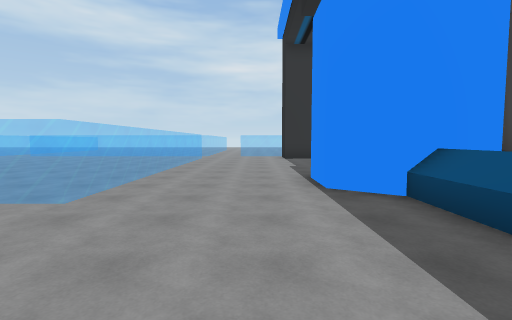
[1] (above)

24 first-person views from a walk through a Unity game level. The camera is 1.5 m above the floor, tilts 4° down and sees 85° across. The floor is counted in squares, 2 m on a side. Each view is taken from the middle of a square. On the plan, view 1 faces up. The plan holds only what a view shows up to about 10 squares ahead; the rest is blank. The place goes on beyond the plan.

[2]
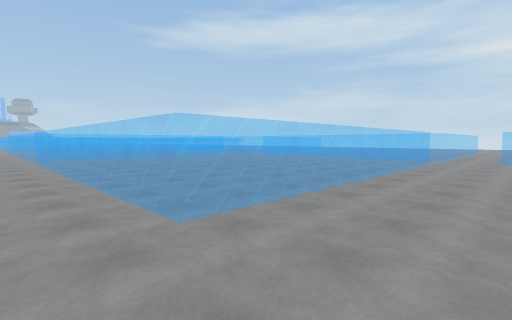

[3]
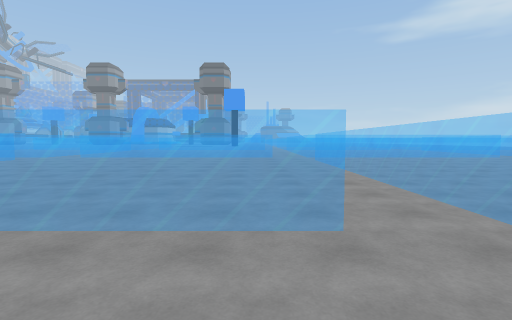

[4]
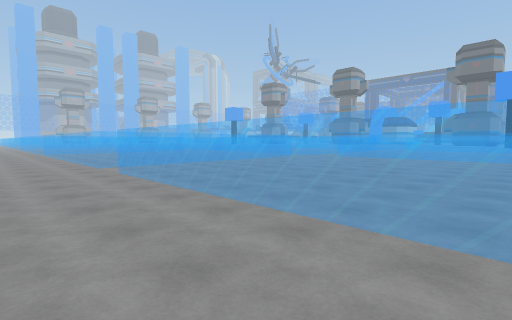

[5]
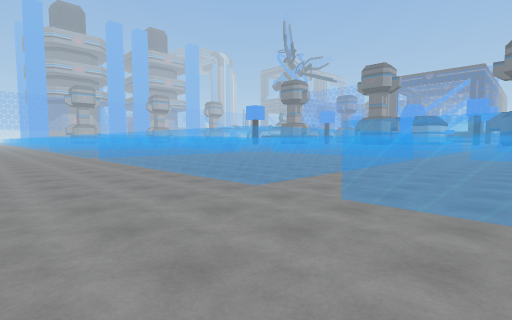

[6]
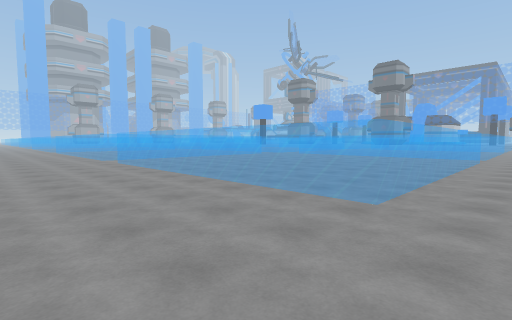

[7]
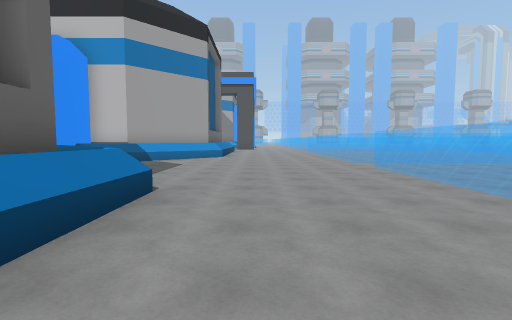

[8]
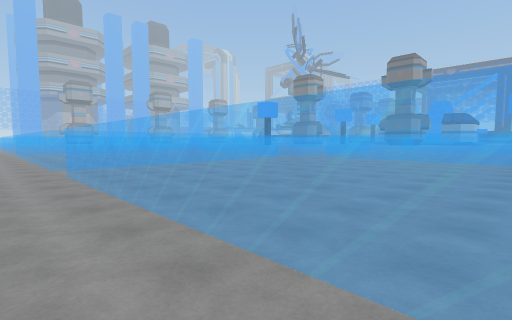

[9]
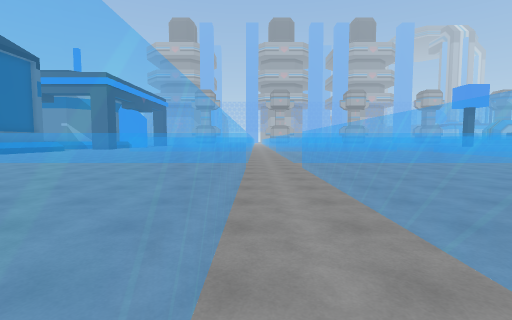

[10]
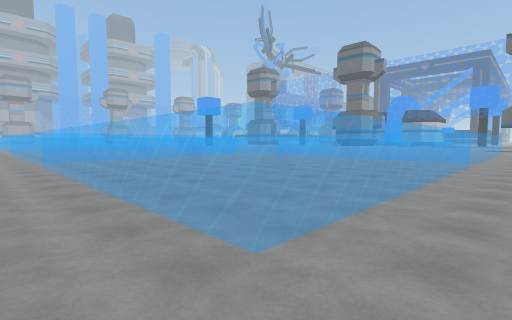

[11]
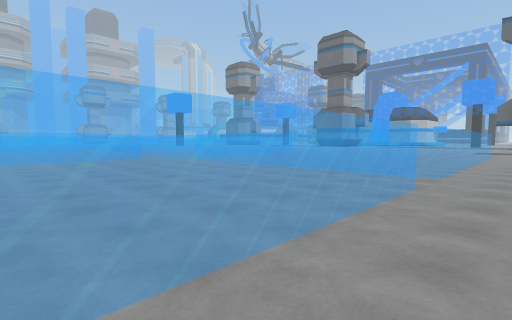

[12]
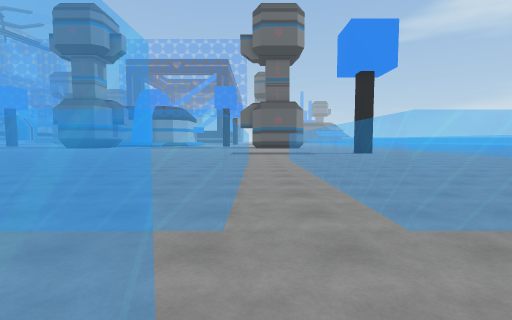

[13]
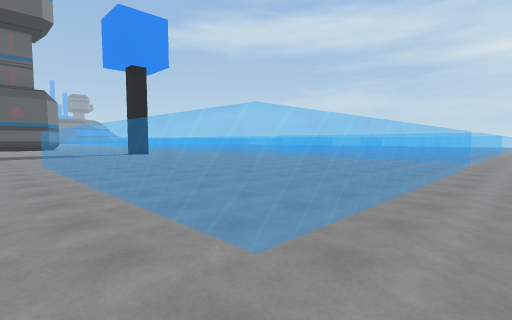

[14]
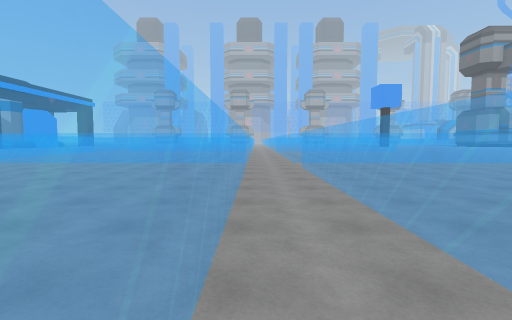

[15]
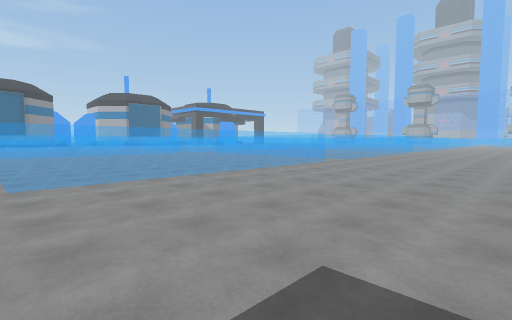

[16]
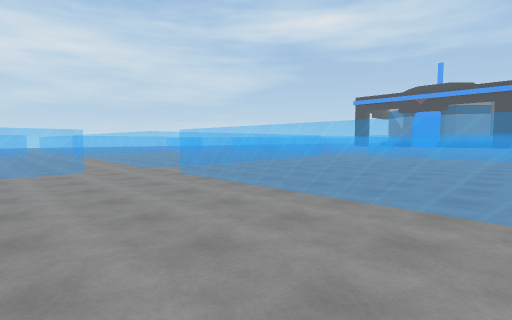

[17]
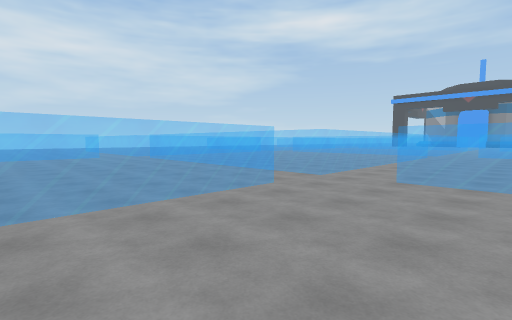

[18]
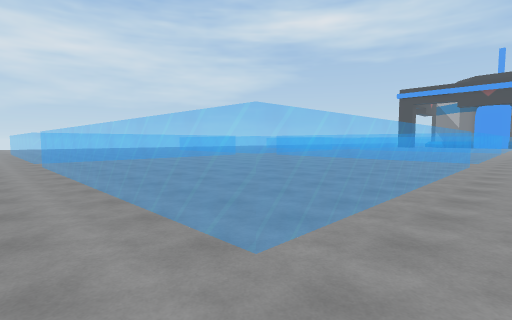

[19]
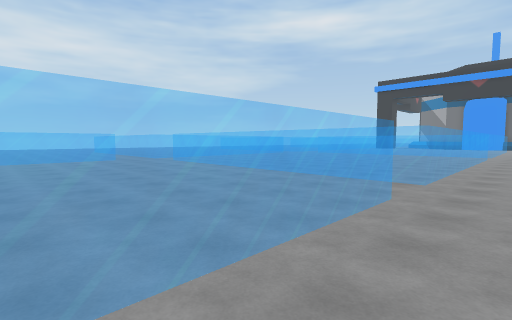

[20]
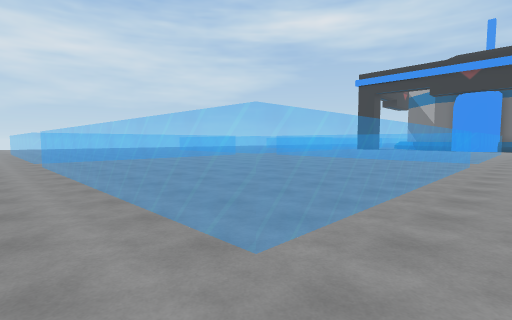

[21]
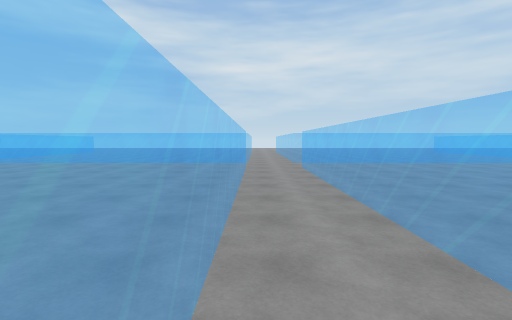

[22]
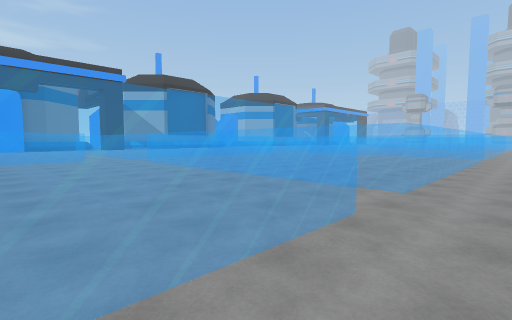

[23]
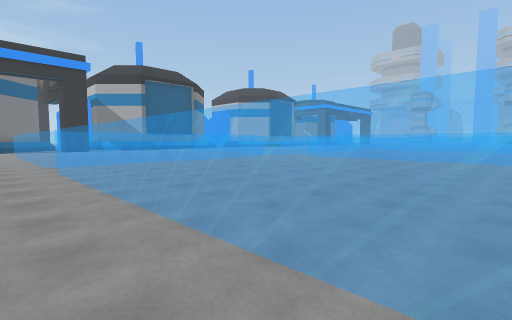

[24]
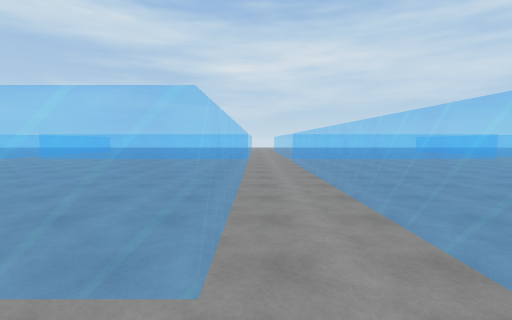

### Floor plan
Key: @ floor where view 1 was taken; # wall or solid block; . floor; = window, fence, low wall or low ledge; ^ raised ledge.
Columns run from 36 left of view 1 to 3 right of it. Each row starts with its distance up from view 1.
 14      .========..========          ..
 13      ..................          ...
 12  ..  .................  ..      ....
 11  ===..========..========..========...
 10  ===..========..========..========.....
  9  ===..========..========..========.....
  8  ===..========..========..========....
  7  ===..========..========..========....
  6  ===..========..========..========....#
  5  ===..========..========..========....#
  4  ===..========..========..========....#^
  3 ......................................^
  2 ......................................^
  1 ......========..========..========....
  0 ......========..========..========..@
 -1   ....========..========..========...
 -2   ....========..========..========...
 -3   ....========..========..========...
 -4   ....========..========  ========...
 -5     ..========..=======   ========....
 -6    ...========..======  ..========....
 -7   ....................................
 -8 ......................................
 -9 ......========..========..========....
-10 ......========..========..========.....
-11 ......========..========..========.....#
-12 ......========..========..========.....#
-13 ......===== ==..========..========.....^
-14 ......==== ===..========..========.....=
-15 ......=== ====..========..========......
-16 ......== =====..========..========......
-17 ......  ................................
-18  ....  .................................
-19  ...  ========..========..========......
-20  ..                =           ===.
-21                                 ==.
-22                                  =.

Where each view was taken, in squares from view 1:
view 1: 0 up, 0 right, facing up
view 2: 2 up, 0 right, facing up-left
view 3: 1 up, 0 right, facing left
view 4: 0 up, 0 right, facing down-left
view 5: 5 down, 1 right, facing down-left
view 6: 7 down, 1 right, facing down-left
view 7: 9 down, 1 right, facing down
view 8: 10 down, 1 left, facing down-left
view 9: 9 down, 11 left, facing down
view 10: 7 down, 11 left, facing down-left
view 11: 7 down, 16 left, facing down-left
view 12: 8 down, 20 left, facing left
view 13: 8 down, 21 left, facing up-left
view 14: 9 down, 21 left, facing down
view 15: 8 down, 36 left, facing down-right
view 16: 4 down, 34 left, facing up-right
view 17: 0 up, 36 left, facing up-right
view 18: 2 up, 32 left, facing up-right
view 19: 2 up, 26 left, facing up-right
view 20: 2 up, 22 left, facing up-right
view 21: 4 up, 22 left, facing up
view 22: 6 up, 22 left, facing down-right
view 23: 3 up, 20 left, facing down-right
view 24: 2 up, 12 left, facing up
